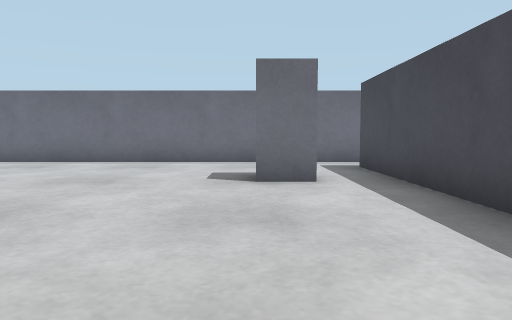
View 1 (above)

16 first-person views from a walk through a Gazebo world. The camera is 0.39 m above the floor, tilts 4° down and sees 70° across. The floor is counted in squares, 0.5 m on a side. Each view is taken from the middle of a square. On the plan, view 1 faces up. The plan holds only what a view shows up to about 11 squares ahead; the rest is blank. The place goes on beyond the plan.

View 2
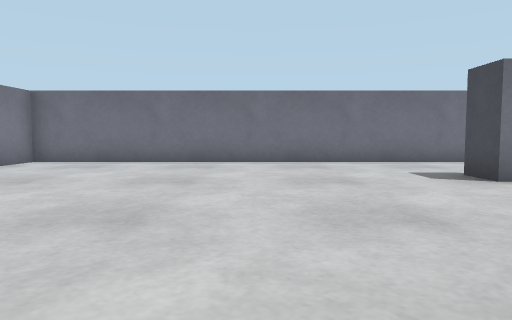

View 3
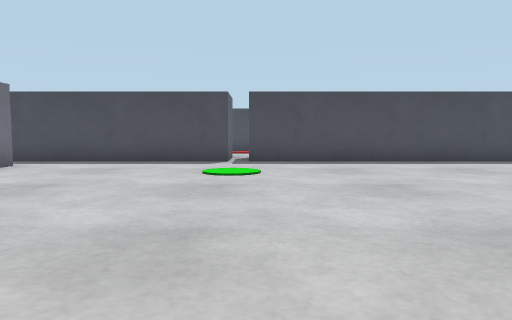

View 4
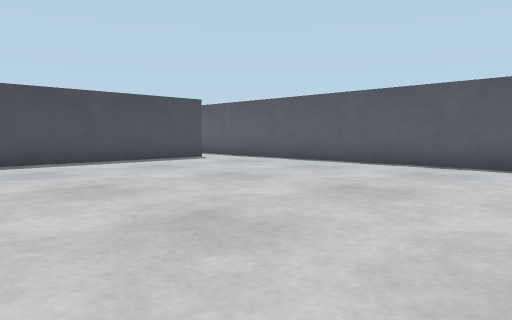

View 5
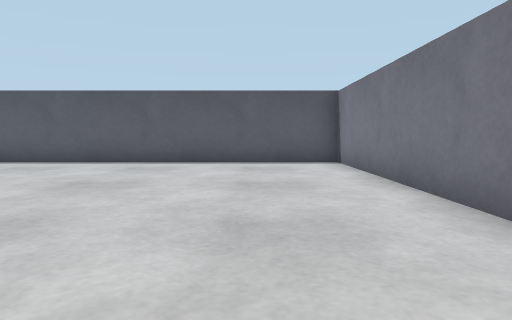

View 6
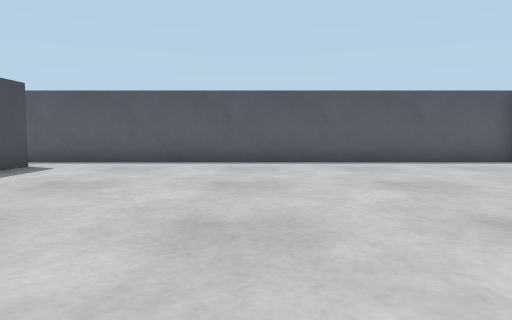

View 7
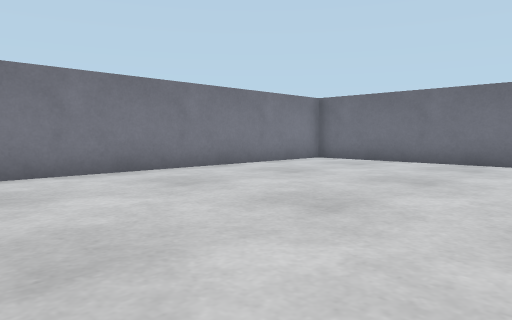

View 8
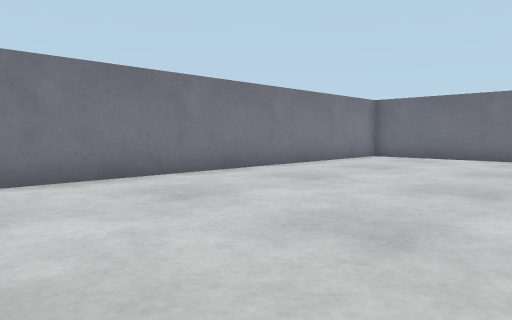

View 9
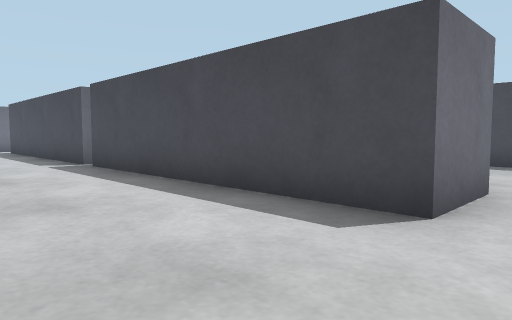

View 10
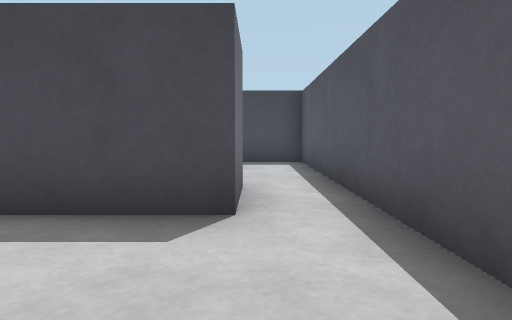

View 11
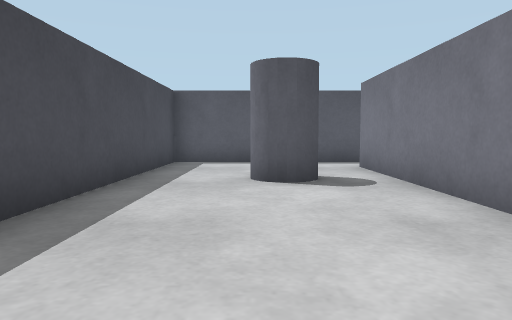

View 12
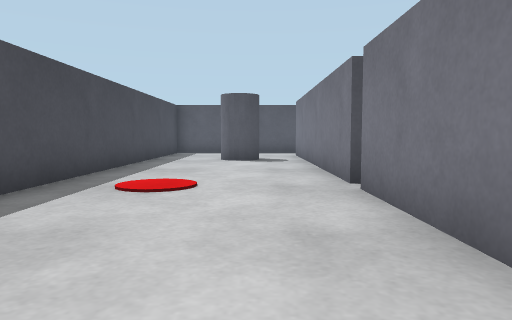

View 13
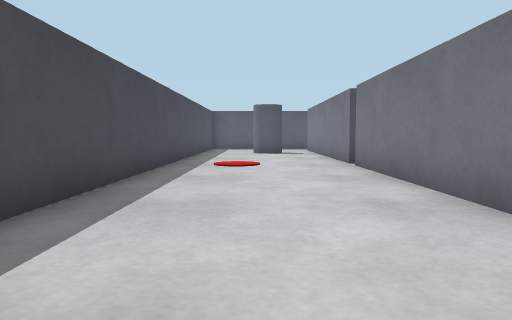

View 14
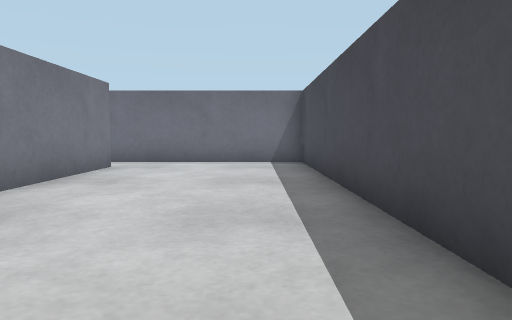

View 15
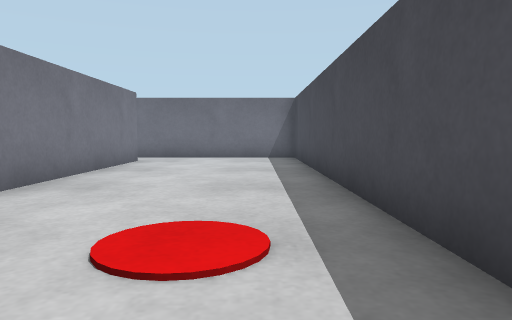

View 16
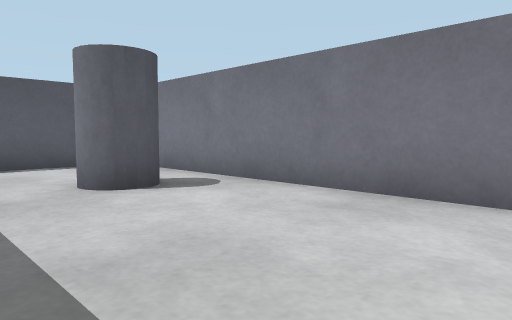

### Floor plan
Key: @ floor where view 1 was taken; # wall or solid block; . floor; B grey box; C grey cylinder.
Columns run from 11 left of view 1 to 10 right of it. Each row starts with its distance up from view 1.
 11 ######################
 10 #....................#
  9 #.............BB.....#
  8 #.............BB.....#
  7 #..........BB.BB.....#
  6 #..........BB.BB.....#
  5 #.............BB.....#
  4 #.............BB.....#
  3 #.............BB.....#
  2 #.............BB.....#
  1 #.............BB.....#
  0 #..........@..BB.....#
 -1 #.............BB.....#
 -2 #.............BB.....#
 -3 #.............BB.....#
 -4 #.............BB.....#
 -5 #.............BB.CC..#
 -6 #.............BB.CC..#
 -7 #.............BB.....#
 -8 #.............BB.....#
 -9 #....................#
-10 ######################

Where each view was taken, in squares from view 1:
view 1: 0 up, 0 right, facing up
view 2: 0 up, 4 left, facing up
view 3: 0 up, 8 left, facing right
view 4: 0 up, 8 left, facing down-right
view 5: 1 up, 8 left, facing down
view 6: 1 up, 3 left, facing down
view 7: 0 up, 3 left, facing up-left
view 8: 2 down, 4 left, facing up-left
view 9: 9 down, 1 left, facing up-right
view 10: 8 down, 1 left, facing right
view 11: 1 up, 7 right, facing down
view 12: 6 up, 6 right, facing down
view 13: 10 up, 7 right, facing down
view 14: 0 up, 8 right, facing up
view 15: 2 down, 8 right, facing up
view 16: 0 up, 9 right, facing down-left
